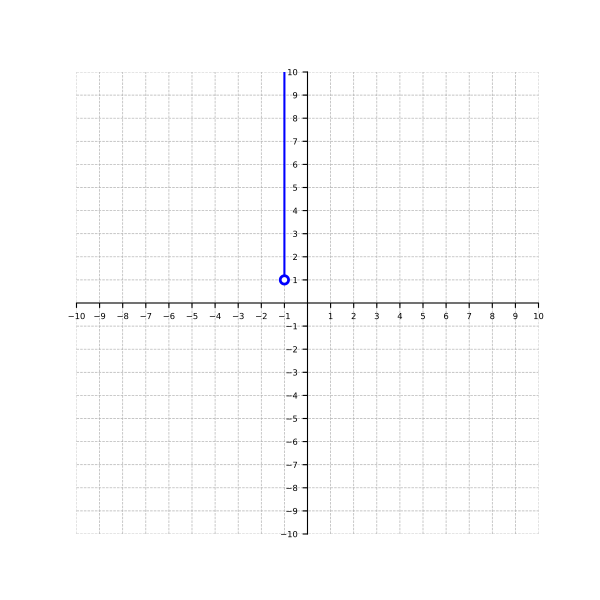

Write the Python code that produced this figure.
import matplotlib.pyplot as plt
from pathlib import Path
import numpy as np
from matplotlib.figure import Figure
from matplotlib.axes import Axes
from figures.common.style import setup_cartesian_plane

output = Path(__file__).with_suffix(".pdf")

fig: Figure
ax: Axes
fig, ax = setup_cartesian_plane()


ax.vlines(-1, ymin=1, ymax=10, colors="blue")
ax.plot(-1, 1, "o", markerfacecolor="white", markeredgecolor="blue", markeredgewidth=2)

fig.savefig(output)
plt.close()
